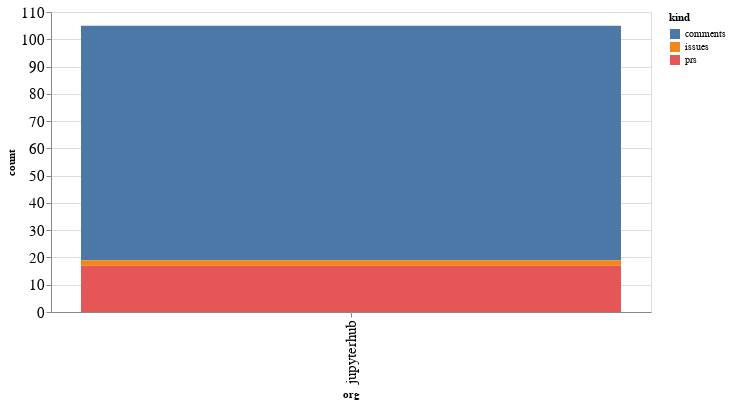

Notebook cell for this chart:
### Code cell
alt.Chart(org_summaries, width=600).mark_bar().encode(
    x='org',
    y='count',
    color='kind',
    tooltip="org"
)

### Figure 1 — Vega-Lite specification as saved in the notebook (floating-point values rounded to 4 significant figures)
{"config": {"axisLeft": {"labelFontSize": 15}, "axisBottom": {"labelFontSize": 15}}, "data": {"name": "data-17af2c45d59d80ca677768580aacde85"}, "mark": "bar", "encoding": {"color": {"type": "nominal", "field": "kind"}, "tooltip": {"type": "nominal", "field": "org"}, "x": {"type": "nominal", "field": "org"}, "y": {"type": "quantitative", "field": "count"}}, "width": 600, "$schema": "https://vega.github.io/schema/vega-lite/v4.8.1.json", "datasets": {"data-17af2c45d59d80ca677768580aacde85": [{"org": "jupyterhub", "kind": "comments", "count": 86}, {"org": "jupyterhub", "kind": "issues", "count": 2}, {"org": "jupyterhub", "kind": "prs", "count": 17}]}}
